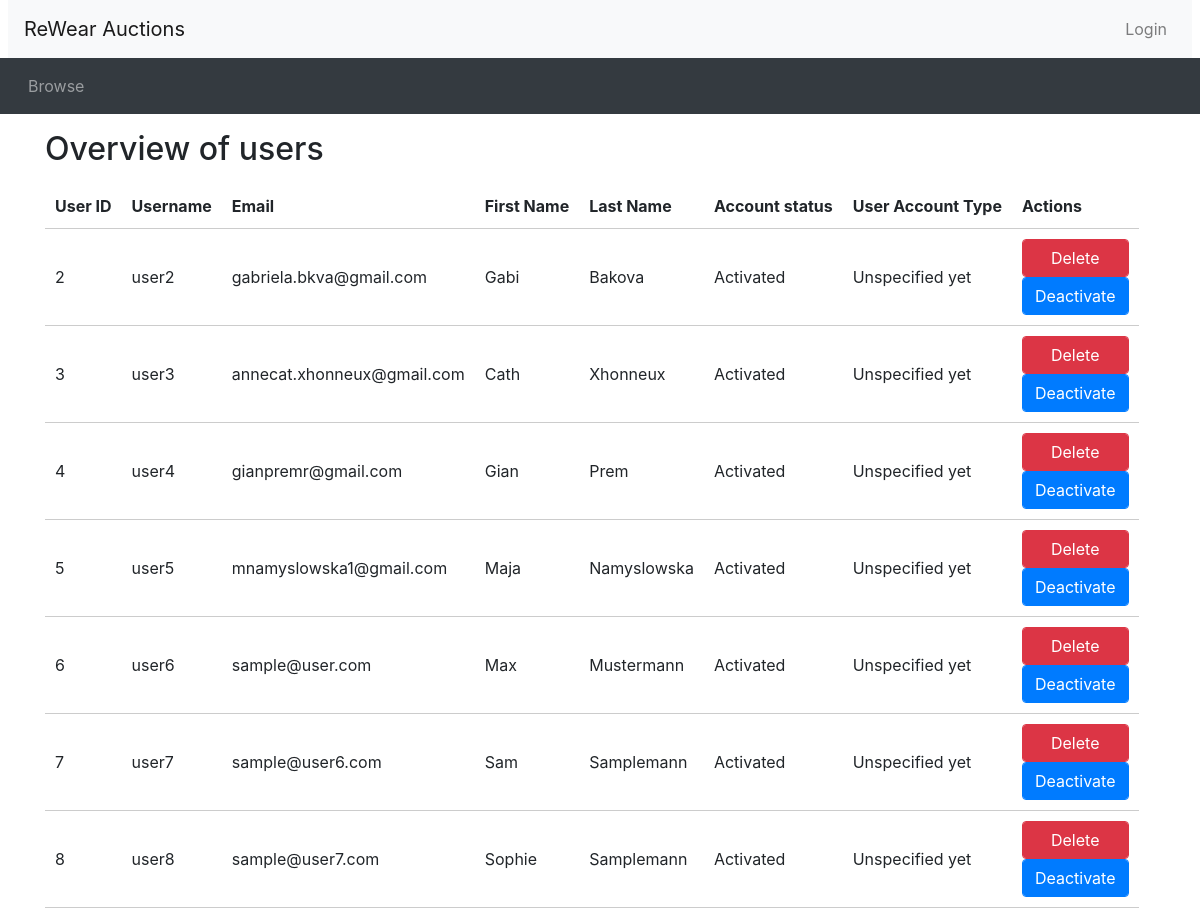
Screenshot of /admin_user_overview.php with the database file from the repository.
### tables this page shows
CREATE TABLE Users (
    userID INT(10) AUTO_INCREMENT, 
	userEmail VARCHAR(100) NOT NULL UNIQUE, 
	username VARCHAR(100) NOT NULL UNIQUE, 
	userPassword VARCHAR(42) NOT NULL, 
	userFirstName VARCHAR(100),
	userLastName VARCHAR(100), 
	userAddress VARCHAR(100), 
	userTel VARCHAR(100), 
	userGender VARCHAR(100) CHECK (userGender in ("Male", "Female", "Other", "Prefer not to say")),
    userIsActive VARCHAR(100) DEFAULT "Activated" CHECK (userIsActive in ("Activated", "Deactivated")),
	userAccountType VARCHAR(100) DEFAULT "Unspecified yet" CHECK (userAccountType in ("Buyer", "Seller", "Admin", "Unspecified yet")), 
	PRIMARY KEY(userID)
	);

### database_connection.php (called while the page is built, shortened)
<?php
function connect()
{
    $configFile = 'Database_host.txt';
    $configData = file($configFile, FILE_IGNORE_NEW_LINES | FILE_SKIP_EMPTY_LINES);
    $dbConfig = [];
    foreach ($configData as $line) {
       list($key, $value) = explode('=', $line);
       $dbConfig[$key] = $value;
    }
    $connection = mysqli_connect($dbConfig['host'], $dbConfig['username'], $dbConfig['password'], $dbConfig['DB_name']);
    return $connection;
}
function send_query($query)
{
    $connection = connect();
    $result = mysqli_query($connection, $query);
    return $result;
}
?>

### admin_user_overview.php (the view, shortened to what this page needs)
<?php
include_once("header.php");
require("database_connection.php");
$query = "SELECT userID, username, userEmail, userFirstName, userLastName, userIsActive, userAccountType FROM Users WHERE username != 'admin'";
$users = send_query($query);
?>
<div class="container">
    <h2 class="my-3">Overview of users</h2>
    <table class="user-info-table">
        <thead>
            <tr>
                <th>User ID</th>
                <th>Username</th>
                <th>Email</th>
                <th>First Name</th>
                <th>Last Name</th>
                <th>Account status</th>
                <th>User Account Type</th>
                <th>Actions</th>
            </tr>
        </thead>
        <tbody>
            <?php foreach ($users as $user): ?>
                <tr>
                    <td><?php echo $user['userID']; ?></td>
                    <td><?php echo $user['username']; ?></td>
                    <td><?php echo $user['userEmail']; ?></td>
                    <td><?php echo $user['userFirstName']; ?></td>
                    <td><?php echo $user['userLastName']; ?></td>
                    <td><?php echo $user['userIsActive']; ?></td>
                    <td><?php echo $user['userAccountType']; ?></td>
                    <td>
                        <form method="POST" action="admin_delete_user.php">
                        <button type="submit" class="btn btn-danger form-control">Delete</button>
                        </form>
                        <form method="POST" action="admin_ActivateDeactivate_user.php">
                        <?php if ($user['userIsActive'] == "Activated") {
                            $admin_action = "Deactivate";}
                            elseif ($user['userIsActive'] == "Deactivated"){
                                $admin_action = "Activate";
                                }?>
                        <button type="submit" class="btn btn-primary form-control"><?php echo $admin_action; ?></button>
                        </form>
                    </td>
                </tr>
            <?php endforeach; ?>
        </tbody>
    </table>
</div>
<?php include_once("footer.php")?>

### header.php (shortened to what this page needs)
<!doctype html>
<html lang="en">
<head>
  <link rel="stylesheet" href="css/bootstrap.min.css">
  <link rel="stylesheet" href="https://cdnjs.cloudflare.com/ajax/libs/font-awesome/4.7.0/css/font-awesome.min.css">
  <link rel="stylesheet" href="css/custom.css">
</head>
<body>
<nav class="navbar navbar-expand-lg navbar-light bg-light mx-2">
  <a class="navbar-brand" href="browse.php">ReWear Auctions</a>
  <ul class="navbar-nav ml-auto">
    <li class="nav-item">
<?php
  if (isset($_SESSION['logged_in']) && $_SESSION['logged_in'] == true) {
    echo '<a class="nav-link" href="logout.php">Logout</a>';
  }
  else {
    echo '<a href="login.php" class="btn nav-link">Login</a>';
  }
?>
    </li>
  </ul>
</nav>
<nav class="navbar navbar-expand-lg navbar-dark bg-dark">
  <ul class="navbar-nav align-middle">
<?php
  if (isset($_SESSION['account_type']) && $_SESSION['account_type'] == 'Buyer') {
  echo('
  <li class="nav-item mx-1"><a class="nav-link" href="user_profile.php">My profile</a>
  </li>
  <li class="nav-item mx-1"><a class="nav-link" href="browse.php">Browse</a>
  </li>
  <li class="nav-item mx-1"><a class="nav-link" href="mybids.php">My bids</a>
    </li>
	<li class="nav-item mx-1"><a class="nav-link" href="recommendations.php">My recommendations</a>
    </li>
  <li class="nav-item mx-1"><a class="nav-link" href="my_wishlist.php">My watchlist</a>
    </li>
    <li class="nav-item mx-1"><a class="nav-link" href="contact_admin.php">Contact admin</a>
    </li>');
  }
  else {
    echo('
    <li class="nav-item mx-1"><a class="nav-link" href="browse.php">Browse</a>
    </li>');
  }
?>
  </ul>
</nav>

### footer.php (shortened to what this page needs)
</body>
</html>

### admin_user_overview.php (style rules this page uses)
.user-info-table th, .user-info-table td { padding: 10px; border-bottom: 1px solid #ccc; }

### rows the page displays
users: userID "2", username "user2", userEmail "gabriela.bkva@gmail.com", userFirstName "Gabi", userLastName "Bakova", userIsActive "Activated", userAccountType "Unspecified yet", userIsActive "Deactivate"
users: userID "3", username "user3", userEmail "annecat.xhonneux@gmail.com", userFirstName "Cath", userLastName "Xhonneux", userIsActive "Activated", userAccountType "Unspecified yet", userIsActive "Deactivate"
users: userID "4", username "user4", userEmail "gianpremr@gmail.com", userFirstName "Gian", userLastName "Prem", userIsActive "Activated", userAccountType "Unspecified yet", userIsActive "Deactivate"
users: userID "5", username "user5", userEmail "mnamyslowska1@gmail.com", userFirstName "Maja", userLastName "Namyslowska", userIsActive "Activated", userAccountType "Unspecified yet", userIsActive "Deactivate"
users: userID "6", username "user6", userEmail "sample@user.com", userFirstName "Max", userLastName "Mustermann", userIsActive "Activated", userAccountType "Unspecified yet", userIsActive "Deactivate"
users: userID "7", username "user7", userEmail "sample@user6.com", userFirstName "Sam", userLastName "Samplemann", userIsActive "Activated", userAccountType "Unspecified yet", userIsActive "Deactivate"
users: userID "8", username "user8", userEmail "sample@user7.com", userFirstName "Sophie", userLastName "Samplemann", userIsActive "Activated", userAccountType "Unspecified yet", userIsActive "Deactivate"
